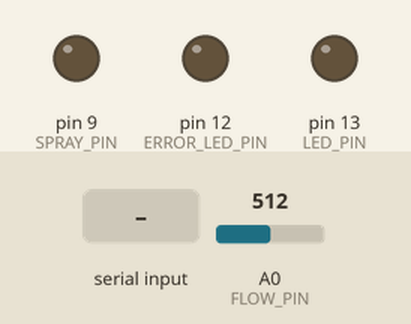
Simulated run of this sketch. Board: Arduino Uno, built with avr-gcc and run on an emulated ATmega328P. On the bench: output pins drawn as LEDs (lit = HIGH). The inputs (shaded band) are chosen by the test bench; at power-on: A0 (FLOW_PIN) = 512. What the sketch prints to the serial monitor is not drawn.

Above: at 1.2 s.
1.3 s: "S,90\n" received over Serial
At 2.5 s:
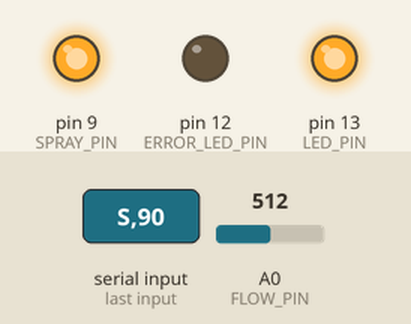
2.8 s: A0 (FLOW_PIN) set to 11
4.3 s: A0 (FLOW_PIN) set to 8
At 4.7 s:
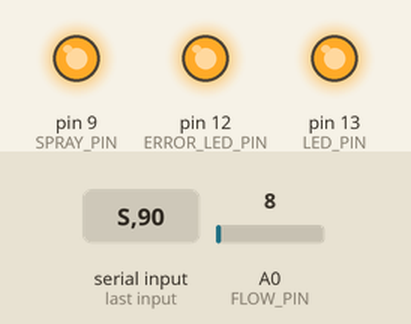
At 6.33 s:
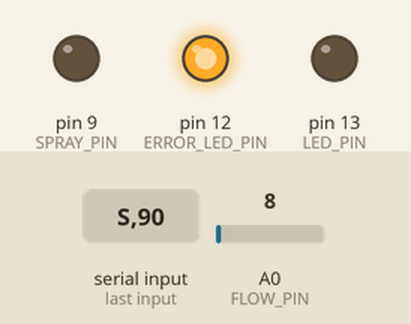
Timing chart, 0 to 7.9 s (numbered marks = the images above; inputs shaded):
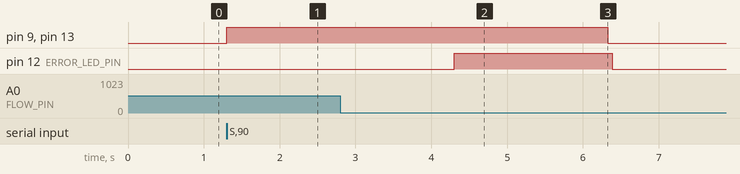

The sketch:

sensor_feedback_sprayer.ino
```cpp
// sensor_feedback_sprayer.ino – Closed-loop spray with flow sensor feedback and error detection
#define SPRAY_PIN 9
#define LED_PIN 13
#define FLOW_PIN A0
#define SPRAY_TIMEOUT 5000
#define ERROR_LED_PIN 12

unsigned long sprayStart = 0;
bool spraying = false;
int sprayCount = 0;
float flowSum = 0;
int flowSamples = 0;
bool errorState = false;

void setup() {
  pinMode(LED_PIN, OUTPUT);
  pinMode(SPRAY_PIN, OUTPUT);
  pinMode(ERROR_LED_PIN, OUTPUT);
  digitalWrite(LED_PIN, LOW);
  digitalWrite(ERROR_LED_PIN, LOW);
  Serial.begin(9600);
  while (!Serial);
  Serial.println("🟢 Sensor Feedback Sprayer Ready");
}

void triggerSpray(int duration) {
  analogWrite(SPRAY_PIN, 255);
  digitalWrite(LED_PIN, HIGH);
  sprayStart = millis();
  spraying = true;
  sprayCount++;
  flowSum = 0;
  flowSamples = 0;
  errorState = false;
  Serial.print("SPRAY_START,");
  Serial.println(duration);
}

void handleCommand() {
  if (Serial.available()) {
    String cmd = Serial.readStringUntil('\n');
    cmd.trim();
    if (cmd.startsWith("S,")) {
      int duration = cmd.substring(2).toInt();
      if (duration > 0 && duration <= SPRAY_TIMEOUT) {
        triggerSpray(duration);
      } else {
        Serial.println("⚠️ Invalid spray duration");
      }
    } else {
      Serial.println("❌ Unknown command");
    }
  }
}

void monitorFlow() {
  if (spraying) {
    int flow = analogRead(FLOW_PIN);
    flowSum += flow;
    flowSamples++;
    if (flow < 10) {
      errorState = true;
      digitalWrite(ERROR_LED_PIN, HIGH);
      Serial.println("❌ Flow sensor error!");
    }
  }
}

void monitorTimeout() {
  if (spraying && millis() - sprayStart > SPRAY_TIMEOUT) {
    analogWrite(SPRAY_PIN, 0);
    digitalWrite(LED_PIN, LOW);
    spraying = false;
    float avgFlow = (flowSamples > 0) ? flowSum / flowSamples : 0;
    Serial.print("SPRAY_END,AVG_FLOW,");
    Serial.println(avgFlow);
    if (errorState) {
      Serial.println("❌ Spray ended with error");
    }
    digitalWrite(ERROR_LED_PIN, LOW);
  }
}

void loop() {
  handleCommand();
  monitorFlow();
  monitorTimeout();
}
```

Measured:
- the behaviour switches between 10 and 9 on A0 (FLOW_PIN) (found by bisection; images 1 and 2)
- after the input at 1.3 s, pin 9 (SPRAY_PIN), pin 13 (LED_PIN): LOW → HIGH at once
- after the input at 2.8 s, every drawn part: stays the same
- after the input at 4.3 s, pin 12 (ERROR_LED_PIN): LOW → HIGH at once, → LOW 2.1 s later
